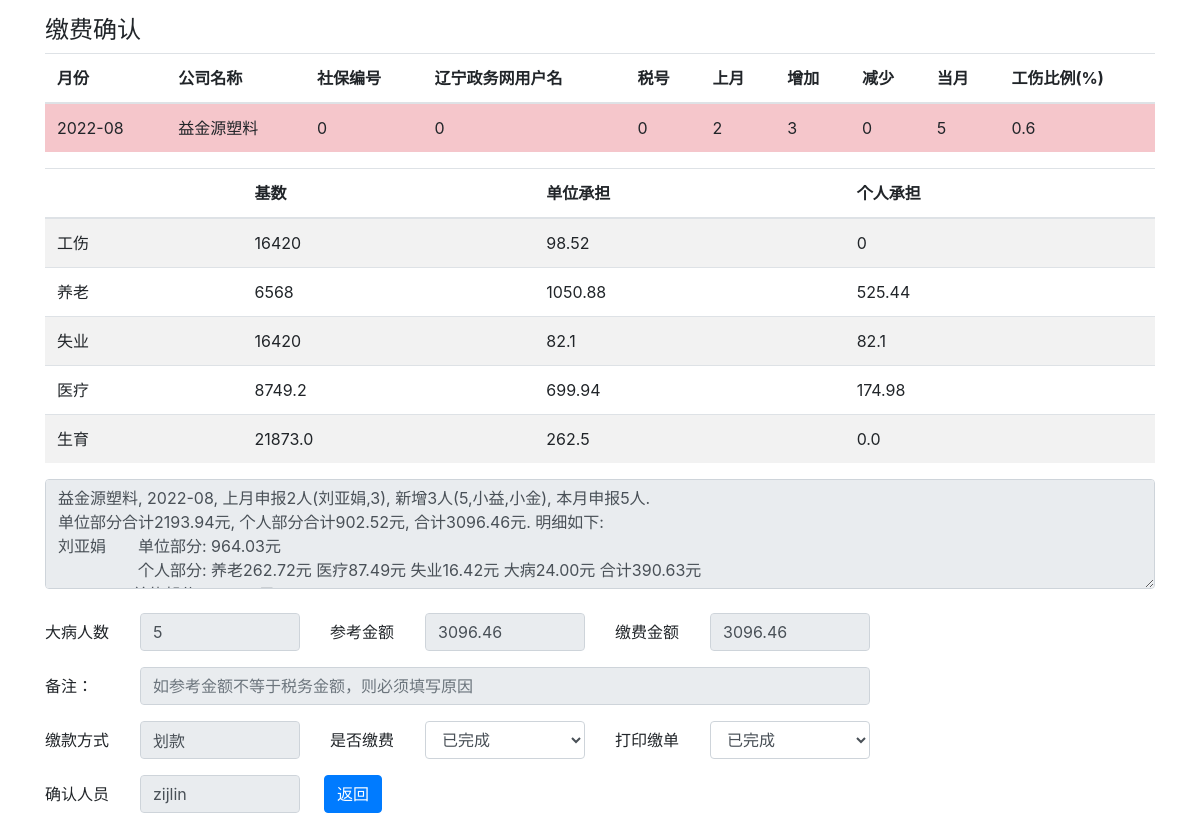
The app's page /pay_check/益金源塑料/readonly/2022-08 (signed in) with its own data.
### report.py (models this page shows, shortened)
class Reports(db.Model):
    report_id = db.Column('report_id', db.Integer, primary_key=True)
    cur_month = db.Column('cur_month', db.String(200))
    company_name = db.Column('company_name', db.String(200))
    code = db.Column(db.String(200))
    zwwname = db.Column(db.String(200))
    scode = db.Column(db.String(200))
    last_month_cnt = db.Column(db.Integer)
    cur_month_cnt = db.Column(db.Integer)
    cur_month_add = db.Column(db.Integer)
    cur_month_remove = db.Column(db.Integer)
    members_check = db.Column(db.String(200))
    members_check_person = db.Column(db.String(200))
    reportable_check = db.Column(db.String(200))
    reportable_check_person = db.Column(db.String(200))
    injury = db.Column(db.String(200))
    endowment = db.Column(db.String(200))
    unemployment = db.Column(db.String(200))
    medical = db.Column(db.String(200))
    birth = db.Column(db.String(200))
    ill_cnt = db.Column(db.Integer)
    predict_fee = db.Column(db.Float)
    real_fee = db.Column(db.Float)
    reason_text = db.Column(db.String(200))
    report_state = db.Column(db.String(200))
    report_person = db.Column(db.String(200))
    pay_type = db.Column(db.String(200))
    pay_list_print = db.Column(db.String(200))
    pay_state = db.Column(db.String(200))
    pay_check_person = db.Column(db.String(200))
    ill_all = db.Column(db.String(200))
    ill_members = db.Column(db.String(500))
    em_payed_members = db.Column(db.String(500))
    UniqueConstraint(cur_month, company_name, name='uix_1')

### company.py (models this page shows, shortened)
class Companys(db.Model):
    company_id = db.Column('company_id', db.Integer, primary_key=True)
    name = db.Column(db.String(200))
    position = db.Column(db.String(200))
    code = db.Column(db.String(200))
    zwwname = db.Column(db.String(200))
    scode = db.Column(db.String(200))
    injury_ratio = db.Column(db.Float)
    person = db.Column(db.String(200))
    is_valid = db.Column(db.String(200))
    pay_type = db.Column(db.String(200))
    short_name = db.Column(db.String(200))

### main.py (the view, shortened to what this page needs)
@app.route('/pay_check/<name>/<readonly>/<cur_month>', methods=['GET', 'POST'])
@validate_login
def pay_check(name, readonly, cur_month):
    report_data = Reports.query.filter_by(company_name=name, cur_month=cur_month).all()[0]
    if report_data.pay_check_person == "":
        report_data.pay_check_person = session["username"]
    company = Companys.query.filter_by(name=name).all()
    if report_data.pay_type == "":
        report_data.pay_type = company[0].pay_type
    text, member_data_dic = insurance_calculator_members(name, cur_month, report_data.ill_members, report_data.em_payed_members)
    return render_template('pay_check.html',
                           report_data=report_data,
                           company=company,
                           dic_company=insurance_calculator_company(name, cur_month, report_data.em_payed_members),
                           text=text,
                           readonly=readonly)

### main.py (called while the page is built)
def get_last_month(number, year, month, day):
    t = datetime.date(year, month, day)
    return (t - relativedelta(months=number)).strftime("%Y-%m")

def validate_login(func):
    @wraps(func)
    def wrapper(**kwargs):
        if 'username' not in session:
            return render_template('refresh.html')
        else:
            return func(**kwargs)
    return wrapper

### templates/pay_check.html (shortened to what this page needs)
<!DOCTYPE html>
<html lang="en">
<head>
    <link rel="stylesheet" href="https://cdn.staticfile.org/twitter-bootstrap/4.3.1/css/bootstrap.min.css">
</head>
<body>
<div class="container">
    <h4>缴费确认</h4>
    <table class="table">
        <thead>
        <tr>
            <th>月份</th>
            <th>公司名称</th>
            <th>社保编号</th>
            <th>辽宁政务网用户名</th>
            <th>税号</th>
            <th>上月</th>
            <th>增加</th>
            <th>减少</th>
            <th>当月</th>
            <th>工伤比例(%)</th>
        </tr>
        </thead>
        <tbody>
        <tr class="table-danger">
            <td>{{ report_data.cur_month }}</td>
            <td>{{ report_data.company_name }}</td>
            <td>{{ company[0].code }}</td>
            <td>{{ company[0].zwwname }}</td>
            <td>{{ company[0].scode }}</td>
            <td>{{ report_data.last_month_cnt }}</td>
            <td>{{ report_data.cur_month_add }}</td>
            <td>{{ report_data.cur_month_remove }}</td>
            <td>{{ report_data.cur_month_cnt }}</td>
            <td>{{ company[0].injury_ratio }}</td>
        </tr>
        </tbody>
    </table>
    <table class="table table-hover table-striped">
        <thead>
        <tr>
            <th></th>
            <th>基数</th>
            <th>单位承担</th>
            <th>个人承担</th>
        </tr>
        </thead>
        <tbody>
        <tr>
            <td>工伤</td>
            <td>{{ dic_company["injury_base"] }}</td>
            <td>{{ dic_company["injury_c"] }}</td>
            <td>{{ dic_company["injury_i"] }}</td>
        </tr>
        <tr>
            <td>养老</td>
            <td>{{ dic_company["endowment_base"] }}</td>
            <td>{{ dic_company["endowment_c"] }}</td>
            <td>{{ dic_company["endowment_i"] }}</td>
        </tr>
        <tr>
            <td>失业</td>
            <td>{{ dic_company["unemployment_base"] }}</td>
            <td>{{ dic_company["unemployment_c"] }}</td>
            <td>{{ dic_company["unemployment_i"] }}</td>
        </tr>
        <tr>
            <td>医疗</td>
            <td>{{ dic_company["medical_base"] }}</td>
            <td>{{ dic_company["medical_c"] }}</td>
            <td>{{ dic_company["medical_i"] }}</td>
        </tr>
        <tr>
            <td>生育</td>
            <td>{{ dic_company["birth_base"] }}</td>
            <td>{{ dic_company["birth_c"] }}</td>
            <td>{{ dic_company["birth_i"] }}</td>
        </tr>
        </tbody>
    </table>
    <textarea class="form-control" rows="4" id="comment" readonly="readonly">{{text}}</textarea>
    <br>
    <form name="myform"
          action="{{ url_for('pay_check', name=report_data.company_name, readonly='F', cur_month=report_data.cur_month) }}" method = "post">
        <div class="form-group row">
            <label for="inputPassword" class="col-1 col-form-label">大病人数</label>
            <div class="col-2">
                <input value="{{report_data.ill_cnt}}" readonly="readonly" type="number" class="form-control" name="ill_cnt">
            </div>
            <label for="inputPassword" class="col-1 col-form-label">参考金额</label>
            <div class="col-2">
                <input value="{{report_data.predict_fee}}" readonly="readonly" type="text" class="form-control" name="predict_fee">
            </div>
            <label for="inputPassword" class="col-1 col-form-label">缴费金额</label>
            <div class="col-2">
                <input value="{{report_data.real_fee}}" type="text" readonly="readonly" class="form-control" name="real_fee">
            </div>
        </div>
        <div class="form-group row">
            <label for="inputPassword2" class="col-1 col-form-label">备注： </label>
            <div class="col-8">
                <input value="{{report_data.reason_text}}" type="text" readonly="readonly" class="form-control" placeholder="如参考金额不等于税务金额，则必须填写原因" name="reason_text">
            </div>
        </div>
        <div class="form-group row">
            <label for="inputPassword2" class="col-1 col-form-label">缴款方式</label>
            <div class="col-2">
                <input value="{{report_data.pay_type}}" type="text" readonly="readonly" class="form-control" name="pay_type">
            </div>
            <label for="inputPassword2" class="col-1 col-form-label">是否缴费</label>
            <div class="col-2">
                <select class="form-control" name="pay_state" >
                    <option>{{report_data.pay_state}}</option>
                </select>
            </div>
            <label for="inputPassword2" class="col-1 col-form-label">打印缴单</label>
            <div class="col-2">
                <select class="form-control" name="pay_list_print">
                    <option>{{report_data.pay_list_print}}</option>
                </select>
            </div>
        </div>
        <div class="form-group row">
            <label for="inputPassword2" class="col-1 col-form-label">确认人员</label>
            <div class="col-2">
                <input readonly="readonly" value="{{report_data.pay_check_person}}" required="required" type="text" class="form-control" placeholder="张铁牛" name="pay_check_person">
            </div>
            &nbsp;&nbsp;<input type="button" class="btn btn-primary" value="返回" onclick="javascript:history.back();">
        </div>
    </form>
</div>
</body>
</html>

### records on screen
Reports: cur_month "2022-08", company_name "益金源塑料", last_month_cnt "2", cur_month_add "3", cur_month_remove "0", cur_month_cnt "5", ill_cnt "5", predict_fee "3096.46", real_fee "3096.46", pay_type "划款", pay_state "已完成", pay_list_print "已完成", pay_check_person "zijlin"
Companys: code "0", zwwname "0", scode "0", injury_ratio "0.6"

### other values on screen
{{ dic_company["injury_base"] }} "16420"
{{ dic_company["injury_c"] }} "98.52"
{{ dic_company["injury_i"] }} "0"
{{ dic_company["endowment_base"] }} "6568"
{{ dic_company["endowment_c"] }} "1050.88"
{{ dic_company["endowment_i"] }} "525.44"
{{ dic_company["unemployment_base"] }} "16420"
{{ dic_company["unemployment_c"] }} "82.1"
{{ dic_company["unemployment_i"] }} "82.1"
{{ dic_company["medical_base"] }} "8749.2"
{{ dic_company["medical_c"] }} "699.94"
{{ dic_company["medical_i"] }} "174.98"
{{ dic_company["birth_base"] }} "21873.0"
{{ dic_company["birth_c"] }} "262.5"
{{ dic_company["birth_i"] }} "0.0"
